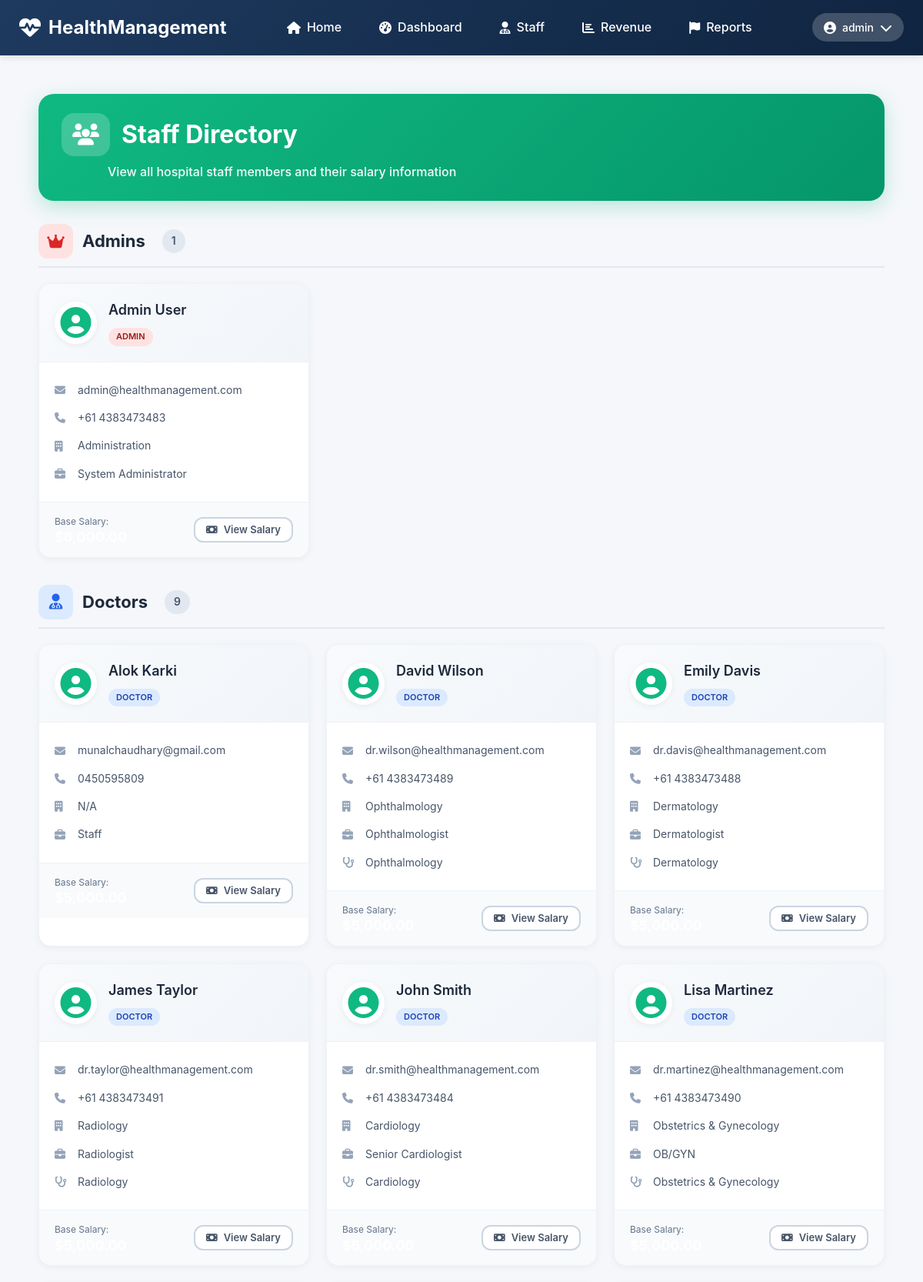
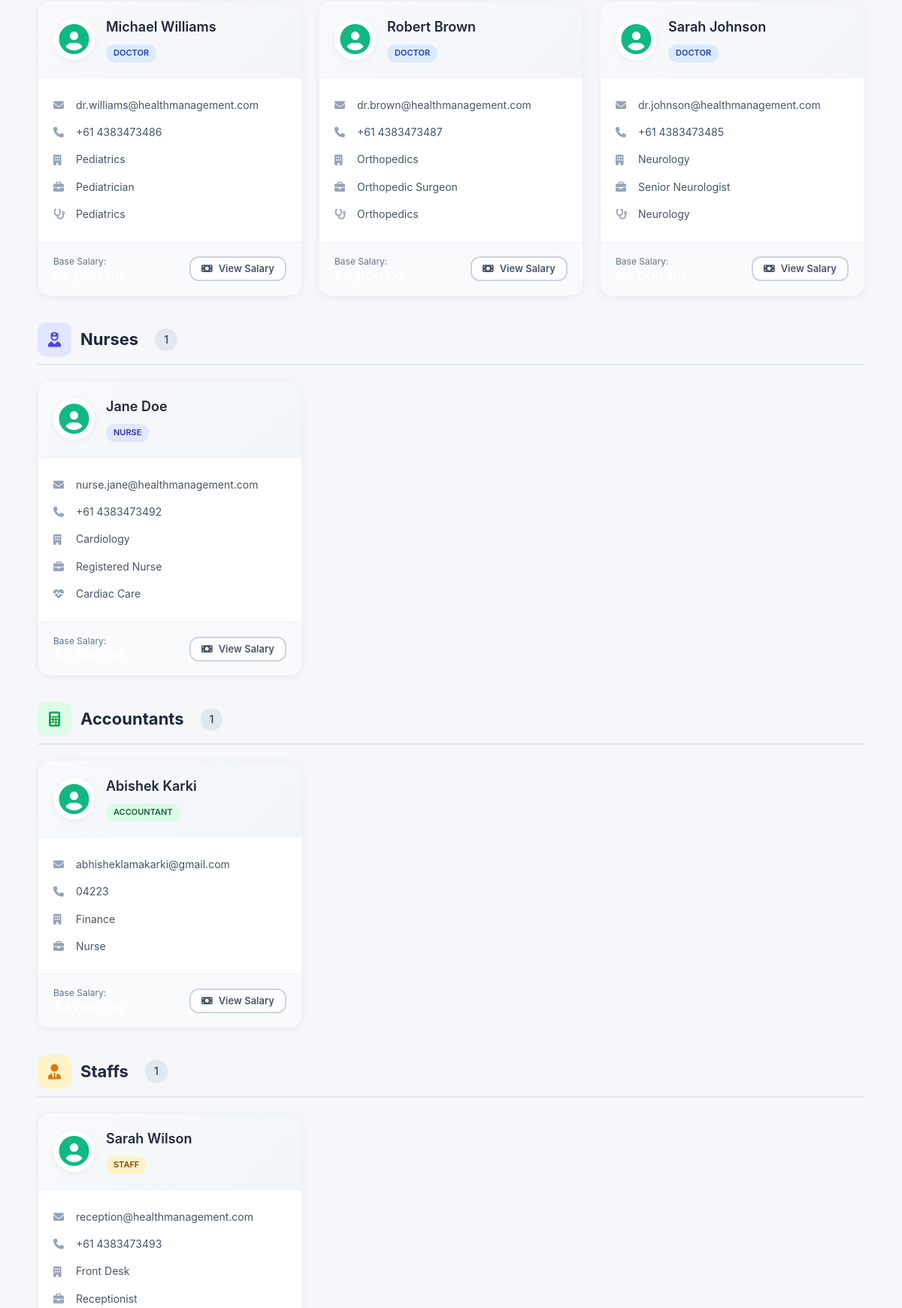
Screenshot of /accountant/staff.php (signed in, upper part) with the database file from the repository (2 pictures, top to bottom).
### tables this page shows
CREATE TABLE `staff` (
  `staffId` int(11) NOT NULL,
  `userId` int(11) NOT NULL,
  `licenseNumber` varchar(50) DEFAULT NULL,
  `hireDate` date DEFAULT NULL,
  `department` varchar(100) DEFAULT NULL,
  `position` varchar(100) DEFAULT NULL,
  `createdAt` datetime DEFAULT current_timestamp(),
  `updatedAt` datetime DEFAULT current_timestamp() ON UPDATE current_timestamp()
);

CREATE TABLE `users` (
  `userId` int(11) NOT NULL,
  `username` varchar(50) NOT NULL,
  `passwordHash` varchar(255) NOT NULL,
  `email` varchar(100) NOT NULL,
  `firstName` varchar(50) NOT NULL,
  `lastName` varchar(50) NOT NULL,
  `phoneNumber` varchar(20) DEFAULT NULL,
  `role` enum('patient','staff','nurse','doctor','admin','accountant') DEFAULT 'patient',
  `isVerified` tinyint(1) DEFAULT 0,
  `verificationCode` varchar(64) DEFAULT NULL,
  `resetToken` varchar(64) DEFAULT NULL,
  `resetExpiry` datetime DEFAULT NULL,
  `dateCreated` datetime DEFAULT current_timestamp(),
  `lastLogin` datetime DEFAULT NULL
);

CREATE TABLE `doctors` (
  `doctorId` int(11) NOT NULL,
  `staffId` int(11) NOT NULL,
  `specialization` varchar(100) DEFAULT NULL,
  `consultationFee` decimal(10,2) DEFAULT NULL,
  `yearsOfExperience` int(11) DEFAULT NULL,
  `education` text DEFAULT NULL,
  `biography` text DEFAULT NULL,
  `isAvailable` tinyint(1) DEFAULT 1
);

CREATE TABLE `nurses` (
  `nurseId` int(11) NOT NULL,
  `staffId` int(11) NOT NULL,
  `nursingSpecialty` varchar(100) DEFAULT NULL,
  `certification` varchar(100) DEFAULT NULL
);

### accountant/staff.php (the view, shortened to what this page needs)
<?php
require_once '../includes/config.php';
$extraCSS = '<link rel="stylesheet" href="../css/accountant.css">';
include '../includes/header.php';
$staff = $pdo->query("
    SELECT s.*, u.userId, u.firstName, u.lastName, u.email, u.phoneNumber, u.role,
           d.specialization, d.consultationFee,
           n.nursingSpecialty,
           COALESCE(ssc.baseSalary,
               CASE
                   WHEN u.role = 'doctor' THEN 5000.00
                   WHEN u.role = 'nurse' THEN 3500.00
                   WHEN u.role = 'staff' THEN 2500.00
                   WHEN u.role = 'accountant' THEN 4000.00
                   WHEN u.role = 'admin' THEN 6000.00
                   ELSE 3000.00
               END
           ) as baseSalary
    FROM staff s
    JOIN users u ON s.userId = u.userId
    LEFT JOIN doctors d ON s.staffId = d.staffId
    LEFT JOIN nurses n ON s.staffId = n.staffId
    LEFT JOIN staff_salary_config ssc ON s.staffId = ssc.staffId
        AND ssc.effectiveFrom <= CURDATE()
        AND (ssc.effectiveTo IS NULL OR ssc.effectiveTo >= CURDATE())
    WHERE u.role IN ('doctor', 'nurse', 'staff', 'accountant', 'admin')
    ORDER BY u.role, u.firstName
")->fetchAll();
$staffByRole = [];
foreach ($staff as $member) {
    $staffByRole[$member['role']][] = $member;
}
$roleOrder = ['admin', 'doctor', 'nurse', 'accountant', 'staff'];
$roleIcons = [
    'admin' => 'fa-crown',
    'doctor' => 'fa-user-md',
    'nurse' => 'fa-user-nurse',
    'accountant' => 'fa-calculator',
    'staff' => 'fa-user-tie'
];
?>
<div class="accountant-container">
    <div class="accountant-page-header">
        <div class="header-title">
            <h1><i class="fas fa-users"></i> Staff Directory</h1>
            <p>View all hospital staff members and their salary information</p>
        </div>
    </div>
    <?php foreach ($roleOrder as $role): ?>
        <?php if (!empty($staffByRole[$role])): ?>
            <div class="accountant-role-section">
                <div class="accountant-role-header">
                    <h2>
                        <span class="accountant-role-icon role-<?php echo $role; ?>">
                            <i class="fas <?php echo $roleIcons[$role]; ?>"></i>
                        </span>
                        <?php echo ucfirst($role); ?>s
                        <span class="accountant-count-badge"><?php echo count($staffByRole[$role]); ?></span>
                    </h2>
                </div>
                <div class="accountant-staff-grid">
                    <?php foreach ($staffByRole[$role] as $member): ?>
                        <div class="accountant-staff-card">
                            <div class="accountant-staff-card-header">
                                <div class="accountant-staff-avatar">
                                    <i class="fas fa-user-circle"></i>
                                </div>
                                <div class="accountant-staff-info">
                                    <h3><?php echo htmlspecialchars($member['firstName'] . ' ' . $member['lastName']); ?></h3>
                                    <span class="accountant-staff-role accountant-role-<?php echo $member['role']; ?>">
                                        <?php echo ucfirst($member['role']); ?>
                                    </span>
                                </div>
                            </div>
                            <div class="accountant-staff-card-body">
                                <div class="accountant-info-row">
                                    <i class="fas fa-envelope"></i>
                                    <span><?php echo htmlspecialchars($member['email']); ?></span>
                                </div>
                                <div class="accountant-info-row">
                                    <i class="fas fa-phone"></i>
                                    <span><?php echo htmlspecialchars($member['phoneNumber'] ?: 'N/A'); ?></span>
                                </div>
                                <div class="accountant-info-row">
                                    <i class="fas fa-building"></i>
                                    <span><?php echo htmlspecialchars($member['department'] ?: 'N/A'); ?></span>
                                </div>
                                <div class="accountant-info-row">
                                    <i class="fas fa-briefcase"></i>
                                    <span><?php echo htmlspecialchars($member['position'] ?: 'N/A'); ?></span>
                                </div>
                                <?php if ($member['role'] == 'doctor' && $member['specialization']): ?>
                                    <div class="accountant-info-row">
                                        <i class="fas fa-stethoscope"></i>
                                        <span><?php echo htmlspecialchars($member['specialization']); ?></span>
                                    </div>
                                <?php endif; ?>
                                <?php if ($member['role'] == 'nurse' && $member['nursingSpecialty']): ?>
                                    <div class="accountant-info-row">
                                        <i class="fas fa-heartbeat"></i>
                                        <span><?php echo htmlspecialchars($member['nursingSpecialty']); ?></span>
                                    </div>
                                <?php endif; ?>
                            </div>
                            <div class="accountant-staff-card-footer">
                                <div class="accountant-salary-info">
                                    <span class="accountant-salary-label">Base Salary:</span>
                                    <span class="accountant-salary-amount">$<?php echo number_format($member['baseSalary'], 2); ?></span>
                                </div>
                                <a href="salaries.php?staff_id=<?php echo $member['staffId']; ?>" class="accountant-btn accountant-btn-outline accountant-btn-sm">
                                    <i class="fas fa-money-bill"></i> View Salary
                                </a>
                            </div>
                        </div>
                    <?php endforeach; ?>
                </div>
            </div>
        <?php endif; ?>
    <?php endforeach; ?>
</div>
<?php include '../includes/footer.php'; ?>

### css/style.css (style rules this page uses)
* { margin: 0; padding: 0; box-sizing: border-box; }
body { font-family: -apple-system, BlinkMacSystemFont, 'Segoe UI', Roboto, 'Helvetica Neue', Arial, sans-serif; line-height: 1.6; color: #333; background-color: #f5f7fa; }
.role-admin { background: #dc3545; color: white; }
.role-doctor { background: #007bff; color: white; }
.role-nurse { background: #6f42c1; color: white; }
.role-staff { background: #fd7e14; color: white; }
.page-header h1 , .dashboard-header h1, .page-title, h1 { font-weight: 700 !important; text-shadow: none !important; }

### rows the page displays
staff: userId.lastName "Admin User", userId.role "ADMIN", userId.email "admin@healthmanagement.com", userId.phoneNumber "+61 4383473483", department "Administration", position "System Administrator"
staff: userId.lastName "Alok Karki", userId.role "DOCTOR", userId.email "munalchaudhary@gmail.com", userId.phoneNumber "0450595809", department "N/A", position "Staff"
staff: userId.lastName "David Wilson", userId.role "DOCTOR", userId.email "dr.wilson@healthmanagement.com", userId.phoneNumber "+61 4383473489", department "Ophthalmology", position "Ophthalmologist", doctors.specialization "Ophthalmology"
staff: userId.lastName "Emily Davis", userId.role "DOCTOR", userId.email "dr.davis@healthmanagement.com", userId.phoneNumber "+61 4383473488", department "Dermatology", position "Dermatologist", doctors.specialization "Dermatology"
staff: userId.lastName "James Taylor", userId.role "DOCTOR", userId.email "dr.taylor@healthmanagement.com", userId.phoneNumber "+61 4383473491", department "Radiology", position "Radiologist", doctors.specialization "Radiology"
staff: userId.lastName "John Smith", userId.role "DOCTOR", userId.email "dr.smith@healthmanagement.com", userId.phoneNumber "+61 4383473484", department "Cardiology", position "Senior Cardiologist", doctors.specialization "Cardiology"
staff: userId.lastName "Lisa Martinez", userId.role "DOCTOR", userId.email "dr.martinez@healthmanagement.com", userId.phoneNumber "+61 4383473490", department "Obstetrics & Gynecology", position "OB/GYN", doctors.specialization "Obstetrics & Gynecology"
staff: userId.lastName "Michael Williams", userId.role "DOCTOR", userId.email "dr.williams@healthmanagement.com", userId.phoneNumber "+61 4383473486", department "Pediatrics", position "Pediatrician", doctors.specialization "Pediatrics"
staff: userId.lastName "Robert Brown", userId.role "DOCTOR", userId.email "dr.brown@healthmanagement.com", userId.phoneNumber "+61 4383473487", department "Orthopedics", position "Orthopedic Surgeon", doctors.specialization "Orthopedics"
staff: userId.lastName "Sarah Johnson", userId.role "DOCTOR", userId.email "dr.johnson@healthmanagement.com", userId.phoneNumber "+61 4383473485", department "Neurology", position "Senior Neurologist", doctors.specialization "Neurology"
staff: userId.lastName "Jane Doe", userId.role "NURSE", userId.email "nurse.jane@healthmanagement.com", userId.phoneNumber "+61 4383473492", department "Cardiology", position "Registered Nurse", nurses.nursingSpecialty "Cardiac Care"
staff: userId.lastName "Abishek Karki", userId.role "ACCOUNTANT", userId.email "abhisheklamakarki@gmail.com", userId.phoneNumber "04223", department "Finance", position "Nurse"
staff: userId.lastName "Sarah Wilson", userId.role "STAFF", userId.email "reception@healthmanagement.com", userId.phoneNumber "+61 4383473493", department "Front Desk", position "Receptionist"

### other values shown
$_SESSION['username'] "admin"
$role "Admin"
count($staffByRole[$role]) "1"
$role "Doctor"
count($staffByRole[$role]) "9"
$role "Nurse"
$role "Accountant"
$role "Staff"
